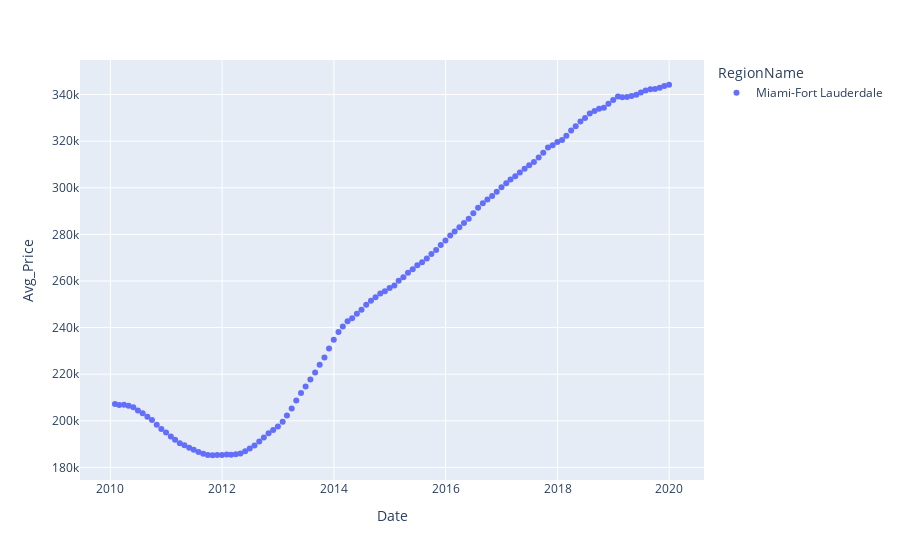
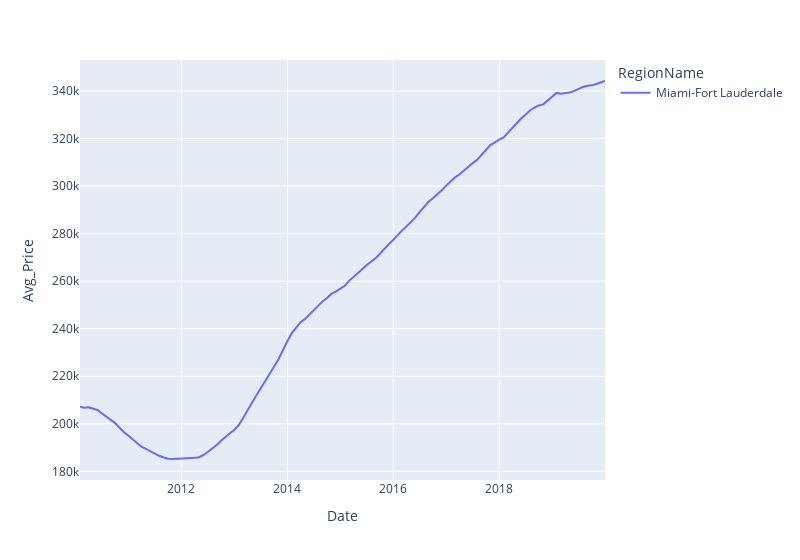

Notebook source saved alongside these figures, in order:
### Code cell
# Graph home sales for 2010-2019 for Miami
fig = px.scatter(Miami_base_df, x="Date", y="Avg_Price", color="RegionName", hover_data=['RegionName'])
fig.show()
#plt.savefig("..\reports\images\Miami2010-2019Sales.png")
fig1 = px.line(Miami_base_df, x="Date", y="Avg_Price", color="RegionName", width=800)
fig1.show()

### Figure 1 — Plotly figure (JSON) as saved in the notebook; plotly's stock layout.template omitted (floating-point values rounded to 4 significant figures)
{"data": [{"customdata": [["Miami-Fort Lauderdale"], ["Miami-Fort Lauderdale"], ["Miami-Fort Lauderdale"], ["Miami-Fort Lauderdale"], ["Miami-Fort Lauderdale"], ["Miami-Fort Lauderdale"], ["Miami-Fort Lauderdale"], ["Miami-Fort Lauderdale"], ["Miami-Fort Lauderdale"], ["Miami-Fort Lauderdale"], ["Miami-Fort Lauderdale"], ["Miami-Fort Lauderdale"], ["Miami-Fort Lauderdale"], ["Miami-Fort Lauderdale"], ["Miami-Fort Lauderdale"], ["Miami-Fort Lauderdale"], ["Miami-Fort Lauderdale"], ["Miami-Fort Lauderdale"], ["Miami-Fort Lauderdale"], ["Miami-Fort Lauderdale"], ["Miami-Fort Lauderdale"], ["Miami-Fort Lauderdale"], ["Miami-Fort Lauderdale"], ["Miami-Fort Lauderdale"], ["Miami-Fort Lauderdale"], ["Miami-Fort Lauderdale"], ["Miami-Fort Lauderdale"], ["Miami-Fort Lauderdale"], ["Miami-Fort Lauderdale"], ["Miami-Fort Lauderdale"], ["Miami-Fort Lauderdale"], ["Miami-Fort Lauderdale"], ["Miami-Fort Lauderdale"], ["Miami-Fort Lauderdale"], ["Miami-Fort Lauderdale"], ["Miami-Fort Lauderdale"], ["Miami-Fort Lauderdale"], ["Miami-Fort Lauderdale"], ["Miami-Fort Lauderdale"], ["Miami-Fort Lauderdale"], ["Miami-Fort Lauderdale"], ["Miami-Fort Lauderdale"], ["Miami-Fort Lauderdale"], ["Miami-Fort Lauderdale"], ["Miami-Fort Lauderdale"], ["Miami-Fort Lauderdale"], ["Miami-Fort Lauderdale"], ["Miami-Fort Lauderdale"], ["Miami-Fort Lauderdale"], ["Miami-Fort Lauderdale"], ["Miami-Fort Lauderdale"], ["Miami-Fort Lauderdale"], ["Miami-Fort Lauderdale"], ["Miami-Fort Lauderdale"], ["Miami-Fort Lauderdale"], ["Miami-Fort Lauderdale"], ["Miami-Fort Lauderdale"], ["Miami-Fort Lauderdale"], ["Miami-Fort Lauderdale"], ["Miami-Fort Lauderdale"], ["Miami-Fort Lauderdale"], ["Miami-Fort Lauderdale"], ["Miami-Fort Lauderdale"], ["Miami-Fort Lauderdale"], ["Miami-Fort Lauderdale"], ["Miami-Fort Lauderdale"], ["Miami-Fort Lauderdale"], ["Miami-Fort Lauderdale"], ["Miami-Fort Lauderdale"], ["Miami-Fort Lauderdale"], ["Miami-Fort Lauderdale"], ["Miami-Fort Lauderdale"], ["Miami-Fort Lauderdale"], ["Miami-Fort Lauderdale"], ["Miami-Fort Lauderdale"], ["Miami-Fort Lauderdale"], ["Miami-Fort Lauderdale"], ["Miami-Fort Lauderdale"], ["Miami-Fort Lauderdale"], ["Miami-Fort Lauderdale"], ["Miami-Fort Lauderdale"], ["Miami-Fort Lauderdale"], ["Miami-Fort Lauderdale"], ["Miami-Fort Lauderdale"], ["Miami-Fort Lauderdale"], ["Miami-Fort Lauderdale"], ["Miami-Fort Lauderdale"], ["Miami-Fort Lauderdale"], ["Miami-Fort Lauderdale"], ["Miami-Fort Lauderdale"], ["Miami-Fort Lauderdale"], ["Miami-Fort Lauderdale"], ["Miami-Fort Lauderdale"], ["Miami-Fort Lauderdale"], ["Miami-Fort Lauderdale"], ["Miami-Fort Lauderdale"], ["Miami-Fort Lauderdale"], ["Miami-Fort Lauderdale"], ["Miami-Fort Lauderdale"], ["Miami-Fort Lauderdale"], ["Miami-Fort Lauderdale"], ["Miami-Fort Lauderdale"], ["Miami-Fort Lauderdale"], ["Miami-Fort Lauderdale"], ["Miami-Fort Lauderdale"], ["Miami-Fort Lauderdale"], ["Miami-Fort Lauderdale"], ["Miami-Fort Lauderdale"], ["Miami-Fort Lauderdale"], ["Miami-Fort Lauderdale"], ["Miami-Fort Lauderdale"], ["Miami-Fort Lauderdale"], ["Miami-Fort Lauderdale"], ["Miami-Fort Lauderdale"], ["Miami-Fort Lauderdale"], ["Miami-Fort Lauderdale"], ["Miami-Fort Lauderdale"], ["Miami-Fort Lauderdale"], ["Miami-Fort Lauderdale"], ["Miami-Fort Lauderdale"]], "hovertemplate": "RegionName=%{customdata[0]}<br>Date=%{x}<br>Avg_Price=%{y}<extra></extra>", "legendgroup": "Miami-Fort Lauderdale", "marker": {"color": "#636efa", "symbol": "circle"}, "mode": "markers", "name": "Miami-Fort Lauderdale", "orientation": "v", "showlegend": true, "type": "scatter", "x": ["2010-01-31", "2010-02-28", "2010-03-31", "2010-04-30", "2010-05-31", "2010-06-30", "2010-07-31", "2010-08-31", "2010-09-30", "2010-10-31", "2010-11-30", "2010-12-31", "2011-01-31", "2011-02-28", "2011-03-31", "2011-04-30", "2011-05-31", "2011-06-30", "2011-07-31", "2011-08-31", "2011-09-30", "2011-10-31", "2011-11-30", "2011-12-31", "2012-01-31", "2012-02-29", "2012-03-31", "2012-04-30", "2012-05-31", "2012-06-30", "2012-07-31", "2012-08-31", "2012-09-30", "2012-10-31", "2012-11-30", "2012-12-31", "2013-01-31", "2013-02-28", "2013-03-31", "2013-04-30", "2013-05-31", "2013-06-30", "2013-07-31", "2013-08-31", "2013-09-30", "2013-10-31", "2013-11-30", "2013-12-31", "2014-01-31", "2014-02-28", "2014-03-31", "2014-04-30", "2014-05-31", "2014-06-30", "2014-07-31", "2014-08-31", "2014-09-30", "2014-10-31", "2014-11-30", "2014-12-31", "2015-01-31", "2015-02-28", "2015-03-31", "2015-04-30", "2015-05-31", "2015-06-30", "2015-07-31", "2015-08-31", "2015-09-30", "2015-10-31", "2015-11-30", "2015-12-31", "2016-01-31", "2016-02-29", "2016-03-31", "2016-04-30", "2016-05-31", "2016-06-30", "2016-07-31", "2016-08-31", "2016-09-30", "2016-10-31", "2016-11-30", "2016-12-31", "2017-01-31", "2017-02-28", "2017-03-31", "2017-04-30", "2017-05-31", "2017-06-30", "2017-07-31", "2017-08-31", "2017-09-30", "2017-10-31", "2017-11-30", "2017-12-31", "2018-01-31", "2018-02-28", "2018-03-31", "2018-04-30", "2018-05-31", "2018-06-30", "2018-07-31", "2018-08-31", "2018-09-30", "2018-10-31", "2018-11-30", "2018-12-31", "2019-01-31", "2019-02-28", "2019-03-31", "2019-04-30", "2019-05-31", "2019-06-30", "2019-07-31", "2019-08-31", "2019-09-30", "2019-10-31", "2019-11-30", "2019-12-31"], "xaxis": "x", "y": [207165, 206781, 206931, 206438, 205847, 204458, 203209, 201684, 200310, 198287, 196505, 194965, 193309, 191863, 190388, 189467, 188426, 187521, 186566, 185841, 185299, 185211, 185282, 185358, 185538, 185411, 185686, 185982, 186884, 188141, 189441, 191111, 192845, 194645, 196025, 197533, 199557, 202316, 205302, 208742, 211913, 214755, 217697, 220748, 224035, 227159, 231048, 234732, 238133, 240419, 242668, 244046, 245899, 247625, 249834, 251498, 252966, 254657, 255627, 256953, 258037, 260044, 261629, 263506, 265012, 266721, 268007, 269602, 271549, 273332, 275471, 277324, 279497, 281282, 283026, 284872, 286748, 289070, 291387, 293391, 294935, 296452, 298288, 300207, 301977, 303573, 304896, 306548, 308133, 309646, 311030, 313009, 315037, 317254, 318283, 319601, 320488, 322369, 324532, 326379, 328443, 329973, 331833, 332989, 333923, 334384, 336027, 337621, 339195, 338860, 338976, 339337, 339929, 340866, 341702, 342232, 342368, 342928, 343625, 344207], "yaxis": "y"}], "layout": {"legend": {"title": {"text": "RegionName"}, "tracegroupgap": 0}, "margin": {"t": 60}, "xaxis": {"anchor": "y", "domain": [0, 1], "title": {"text": "Date"}}, "yaxis": {"anchor": "x", "domain": [0, 1], "title": {"text": "Avg_Price"}}}}

### Figure 2 — Plotly figure (JSON) as saved in the notebook; plotly's stock layout.template omitted (floating-point values rounded to 4 significant figures)
{"data": [{"hovertemplate": "RegionName=Miami-Fort Lauderdale<br>Date=%{x}<br>Avg_Price=%{y}<extra></extra>", "legendgroup": "Miami-Fort Lauderdale", "line": {"color": "#636efa", "dash": "solid"}, "mode": "lines", "name": "Miami-Fort Lauderdale", "orientation": "v", "showlegend": true, "type": "scatter", "x": ["2010-01-31", "2010-02-28", "2010-03-31", "2010-04-30", "2010-05-31", "2010-06-30", "2010-07-31", "2010-08-31", "2010-09-30", "2010-10-31", "2010-11-30", "2010-12-31", "2011-01-31", "2011-02-28", "2011-03-31", "2011-04-30", "2011-05-31", "2011-06-30", "2011-07-31", "2011-08-31", "2011-09-30", "2011-10-31", "2011-11-30", "2011-12-31", "2012-01-31", "2012-02-29", "2012-03-31", "2012-04-30", "2012-05-31", "2012-06-30", "2012-07-31", "2012-08-31", "2012-09-30", "2012-10-31", "2012-11-30", "2012-12-31", "2013-01-31", "2013-02-28", "2013-03-31", "2013-04-30", "2013-05-31", "2013-06-30", "2013-07-31", "2013-08-31", "2013-09-30", "2013-10-31", "2013-11-30", "2013-12-31", "2014-01-31", "2014-02-28", "2014-03-31", "2014-04-30", "2014-05-31", "2014-06-30", "2014-07-31", "2014-08-31", "2014-09-30", "2014-10-31", "2014-11-30", "2014-12-31", "2015-01-31", "2015-02-28", "2015-03-31", "2015-04-30", "2015-05-31", "2015-06-30", "2015-07-31", "2015-08-31", "2015-09-30", "2015-10-31", "2015-11-30", "2015-12-31", "2016-01-31", "2016-02-29", "2016-03-31", "2016-04-30", "2016-05-31", "2016-06-30", "2016-07-31", "2016-08-31", "2016-09-30", "2016-10-31", "2016-11-30", "2016-12-31", "2017-01-31", "2017-02-28", "2017-03-31", "2017-04-30", "2017-05-31", "2017-06-30", "2017-07-31", "2017-08-31", "2017-09-30", "2017-10-31", "2017-11-30", "2017-12-31", "2018-01-31", "2018-02-28", "2018-03-31", "2018-04-30", "2018-05-31", "2018-06-30", "2018-07-31", "2018-08-31", "2018-09-30", "2018-10-31", "2018-11-30", "2018-12-31", "2019-01-31", "2019-02-28", "2019-03-31", "2019-04-30", "2019-05-31", "2019-06-30", "2019-07-31", "2019-08-31", "2019-09-30", "2019-10-31", "2019-11-30", "2019-12-31"], "xaxis": "x", "y": [207165, 206781, 206931, 206438, 205847, 204458, 203209, 201684, 200310, 198287, 196505, 194965, 193309, 191863, 190388, 189467, 188426, 187521, 186566, 185841, 185299, 185211, 185282, 185358, 185538, 185411, 185686, 185982, 186884, 188141, 189441, 191111, 192845, 194645, 196025, 197533, 199557, 202316, 205302, 208742, 211913, 214755, 217697, 220748, 224035, 227159, 231048, 234732, 238133, 240419, 242668, 244046, 245899, 247625, 249834, 251498, 252966, 254657, 255627, 256953, 258037, 260044, 261629, 263506, 265012, 266721, 268007, 269602, 271549, 273332, 275471, 277324, 279497, 281282, 283026, 284872, 286748, 289070, 291387, 293391, 294935, 296452, 298288, 300207, 301977, 303573, 304896, 306548, 308133, 309646, 311030, 313009, 315037, 317254, 318283, 319601, 320488, 322369, 324532, 326379, 328443, 329973, 331833, 332989, 333923, 334384, 336027, 337621, 339195, 338860, 338976, 339337, 339929, 340866, 341702, 342232, 342368, 342928, 343625, 344207], "yaxis": "y"}], "layout": {"legend": {"title": {"text": "RegionName"}, "tracegroupgap": 0}, "margin": {"t": 60}, "width": 800, "xaxis": {"anchor": "y", "domain": [0, 1], "title": {"text": "Date"}}, "yaxis": {"anchor": "x", "domain": [0, 1], "title": {"text": "Avg_Price"}}}}
